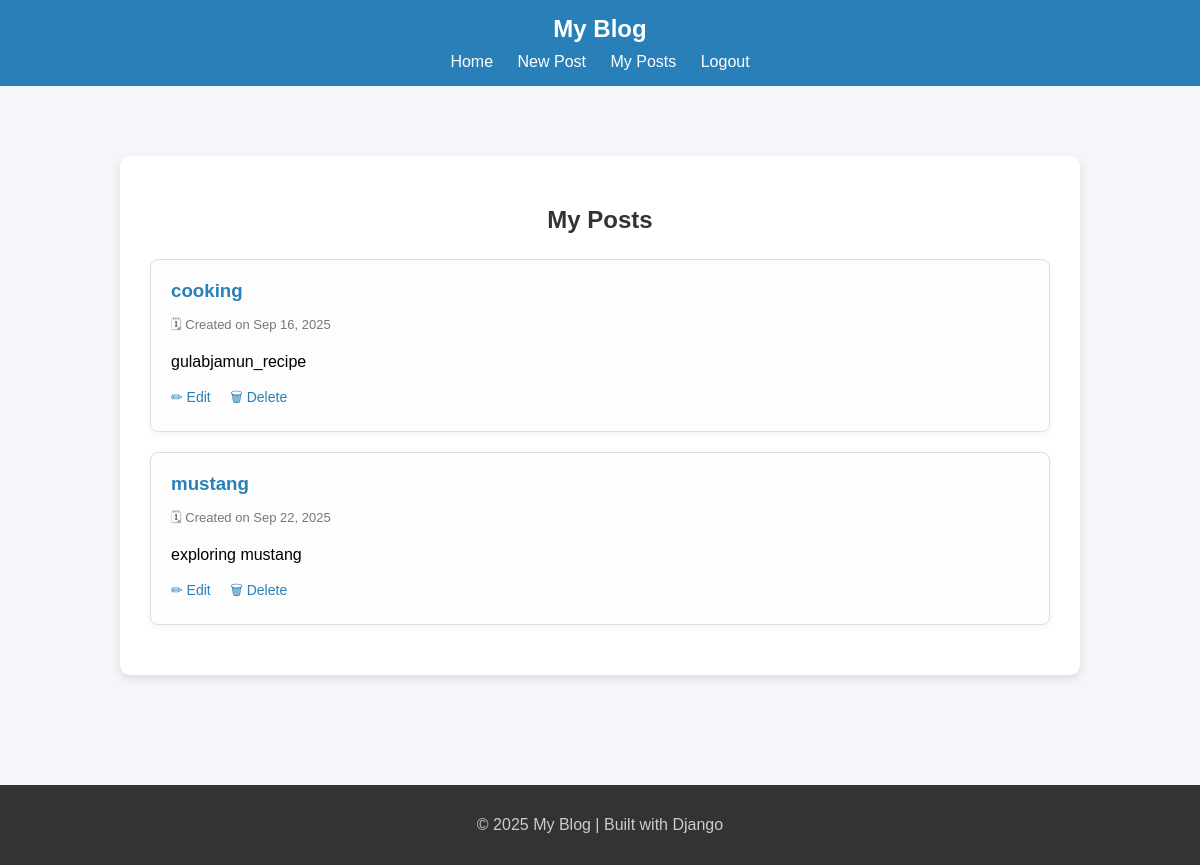
Screenshot of /my-posts/ (signed in) with the database file from the repository.
### blogapp/models.py (models this page shows, shortened)
class Post(models.Model):
    title = models.CharField(max_length=200)
    content = models.TextField()
    author = models.ForeignKey(User, on_delete=models.CASCADE)
    created_at = models.DateTimeField(auto_now_add=True)

### blogapp/views.py (the view)
# urls.py: path("my-posts/", views.my_posts, name="my_posts"),
@login_required
def my_posts(request):
    posts = Post.objects.filter(author=request.user)
    return render(request, "blogapp/my_posts.html", {"posts": posts})

### blogapp/templates/blogapp/my_posts.html (shortened to what this page needs)
{% extends "blogapp/base.html" %}
{% block content %}
<div class="container">
    <h2> My Posts</h2>
    {% if posts %}
        {% for post in posts %}
            <div class="post-card">
                <h3>{{ post.title }}</h3>
                <p class="post-meta">🗓 Created on {{ post.created_at|date:"M d, Y" }}</p>
                <p>{{ post.content|truncatewords:25 }}</p>
                <div class="post-actions">
                    <a href="{% url 'post_update' post.pk %}">✏ Edit</a>
                    <a href="{% url 'post_delete' post.pk %}">🗑 Delete</a>
                </div>
            </div>
        {% endfor %}
    {% else %}
        <div class="empty-message">
            <p>You haven’t added any posts yet.</p>
            <a href="{% url 'post_create' %}" class="create-btn">+ Create Your First Post</a>
        </div>
    {% endif %}
</div>
{% endblock %}

### blogapp/templates/blogapp/base.html (style rules this page uses)
body { font-family: Arial, sans-serif; margin: 0; background: #f5f6fa; }

### blogapp/templates/blogapp/my_posts.html (style rules this page uses)
.container { width: 80%; max-width: 900px; margin: 50px auto; background: #fff; padding: 30px; border-radius: 10px; box-shadow: 0px 4px 10px rgba(0,0,0,0.1); }
h2 { text-align: center; margin-bottom: 25px; color: #333; }
.post-card { background: #fdfdfd; border: 1px solid #ddd; border-radius: 8px; padding: 20px; margin-bottom: 20px; box-shadow: 0px 2px 6px rgba(0,0,0,0.05); }
.post-card h3 { margin: 0 0 10px 0; color: #2980b9; }
.post-meta { font-size: 13px; color: #777; margin-bottom: 10px; }
.post-actions { margin-top: 15px; }
.post-actions a { margin-right: 15px; font-size: 14px; color: #2980b9; text-decoration: none; font-weight: 500; }

### rows the page displays
Post: title "cooking", created_at "Sep 16, 2025", content "gulabjamun_recipe"
Post: title "mustang", created_at "Sep 22, 2025", content "exploring mustang"

### other values shown
{{ year|default:2025 }} "2025"
